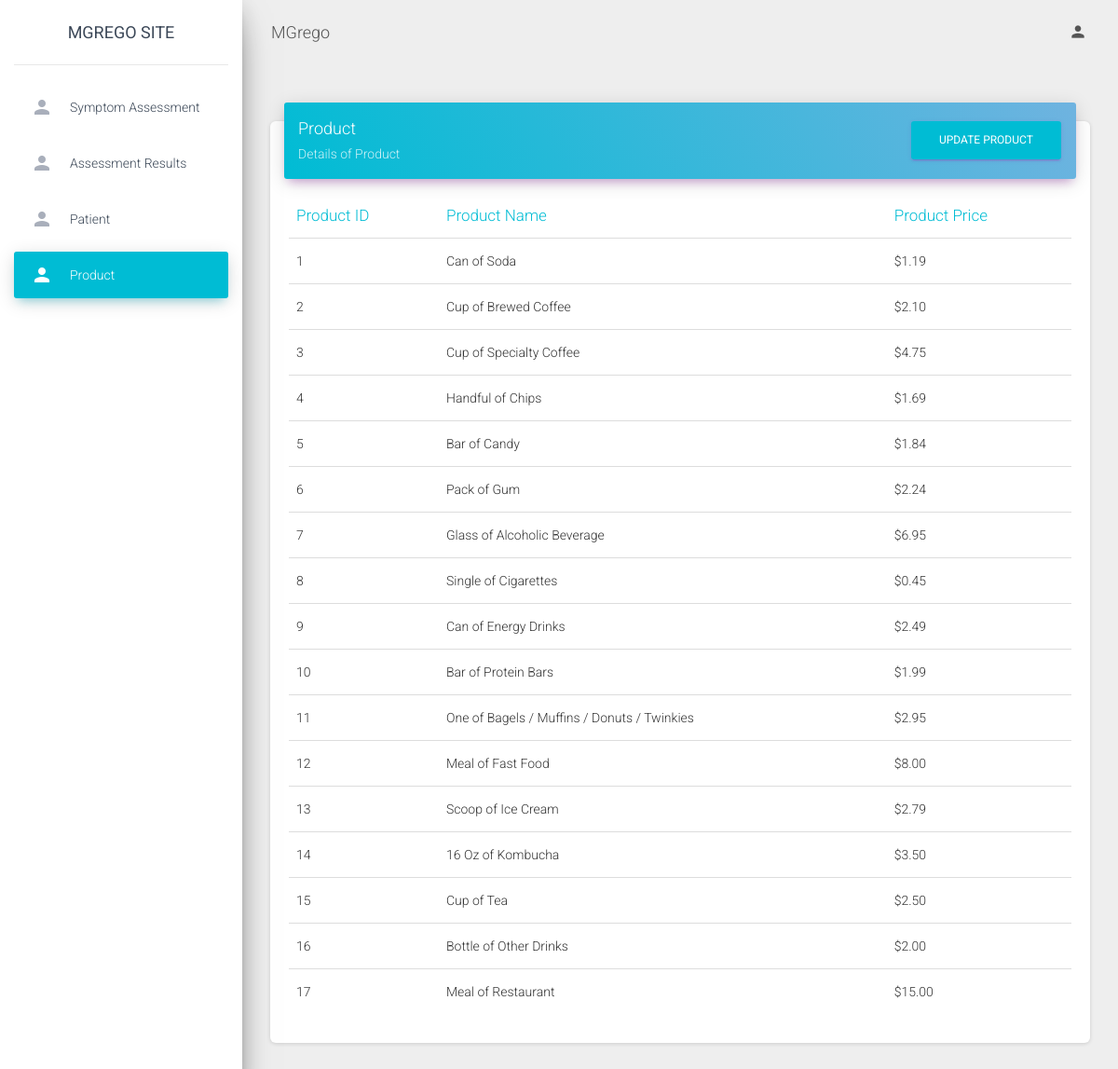
The page /Product.php (signed in) on the database its author committed.
### tables this page shows
CREATE TABLE `product` (
  `Pro_Id` int(11) NOT NULL,
  `Pro_Name` varchar(100) NOT NULL,
  `Pro_Price` float NOT NULL
);

### Product.php (the view, shortened to what this page needs)
<?php
include 'header.php';
if(!isset($_SESSION['admin']))
{
    header('location:Admin.php');
}else{
include 'connection.php';
$query="select * from product";
$result=mysqli_query($conn,$query);
?>
<div class="content">
        <div class="container-fluid">
          <div class="row">
            <div class="col-md-12">
              <div class="card">
                <div class="card-header card-header-primary">
                  <div class="row">
                    <div class="col-lg-10">
                    <h4 class="card-title ">Product</h4>
                    <p class="card-category"> Details of Product</p>
                    </div>
                    <div class="col-lg-2">
                      <a href="UpdateProduct.php"><button class="btn btn-primary pull-right">Update Product</button></a>
                    </div>
                  </div>
                </div>
                <div class="card-body">
                  <div class="table-responsive">
                    <table class="table">
                      <thead class=" text-primary">
                        <th>
                          Product ID
                        </th>
                        <th>
                          Product Name
                        </th>
                        <th>
                          Product Price
                        </th>
                      </thead>
                      <tbody>
                        <?php
                        while($row=mysqli_fetch_array($result))
                        {
                          ?>
                          <tr>
                          <td><?php echo $row['Pro_Id'];?></td>
                          <td><?php echo $row['Pro_Name'];?></td>
                          <td><?php echo "$".number_format((float)$row['Pro_Price'], 2, '.', '');?></td>
                          </tr>
                          <?php
                        }
                        ?>
                      </tbody>
                    </table>
                  </div>
                </div>
              </div>
            </div>
<?php
include 'footer.php';
}
?>

### rows shown on the page
product: Pro_Id "1", Pro_Name "Can of Soda", Pro_Price "1.19"
product: Pro_Id "2", Pro_Name "Cup of Brewed Coffee", Pro_Price "2.10"
product: Pro_Id "3", Pro_Name "Cup of Specialty Coffee", Pro_Price "4.75"
product: Pro_Id "4", Pro_Name "Handful of Chips", Pro_Price "1.69"
product: Pro_Id "5", Pro_Name "Bar of Candy", Pro_Price "1.84"
product: Pro_Id "6", Pro_Name "Pack of Gum", Pro_Price "2.24"
product: Pro_Id "7", Pro_Name "Glass of Alcoholic Beverage", Pro_Price "6.95"
product: Pro_Id "8", Pro_Name "Single of Cigarettes", Pro_Price "0.45"
product: Pro_Id "9", Pro_Name "Can of Energy Drinks", Pro_Price "2.49"
product: Pro_Id "10", Pro_Name "Bar of Protein Bars", Pro_Price "1.99"
product: Pro_Id "11", Pro_Name "One of Bagels / Muffins / Donuts / Twinkies", Pro_Price "2.95"
product: Pro_Id "12", Pro_Name "Meal of Fast Food", Pro_Price "8.00"
product: Pro_Id "13", Pro_Name "Scoop of Ice Cream", Pro_Price "2.79"
product: Pro_Id "14", Pro_Name "16 Oz of Kombucha", Pro_Price "3.50"
product: Pro_Id "15", Pro_Name "Cup of Tea", Pro_Price "2.50"
product: Pro_Id "16", Pro_Name "Bottle of Other Drinks", Pro_Price "2.00"
product: Pro_Id "17", Pro_Name "Meal of Restaurant", Pro_Price "15.00"
